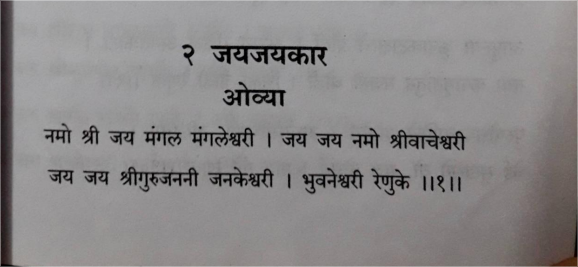
#> input picture py_helpers/ap1/ashtak-pustika1-2/1.png, 578 x 267 px
$ python merge_img_test.py
#> lines starting #> are read from the running program, lines starting #| are printed output that depends on the picture
from PIL import Image

def merge_images(file1, file2):
#> called with file1 = 'ap1/ashtak-pustika1-2/1.png', file2 = 'ap1/ashtak-pustika1-2/2.png'
    image1 = Image.open(file1)
#> image1 is the input picture: PIL image 578x267 RGB; mean R, G, B 138.1, 135.8, 136.1
    image2 = Image.open(file2)
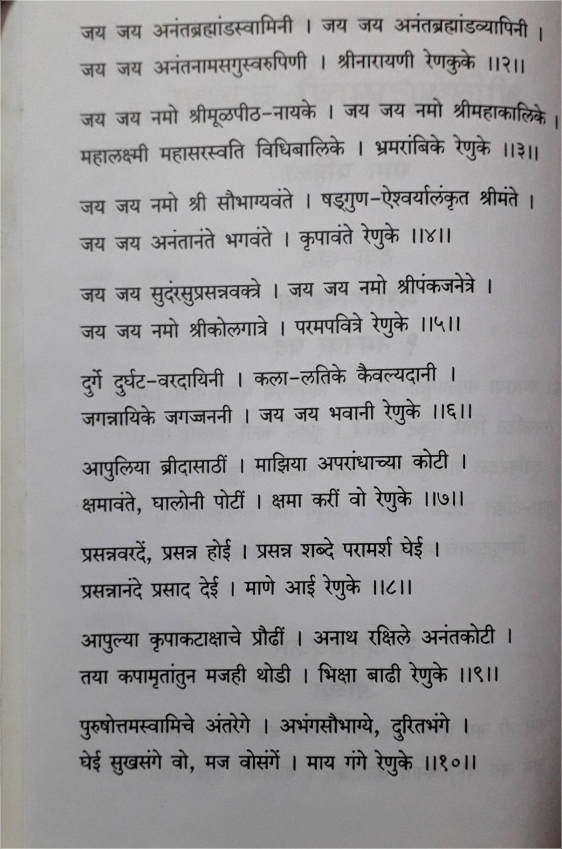
#> input picture py_helpers/ap1/ashtak-pustika1-2/2.png, 562 x 849 px
#> image2 is the input picture: PIL image 562x849 RGB; mean R, G, B 154.3, 153.5, 154.3

    (width1, height1) = image1.size
#> width1 = 578; height1 = 267
    (width2, height2) = image2.size
#> width2 = 562; height2 = 849

    # result_width = width1 + width2
    result_width = width1
#> result_width = 578
     # result_height = max(height1, height2)
    result_height = height1 + height2
#> result_height = 1116

    print (height2)
#| 849

    result = Image.new('RGB', (result_width, result_height))
#> result: PIL image 578x1116 RGB; every value is 0
    result.paste(im=image1, box=(0, 0))
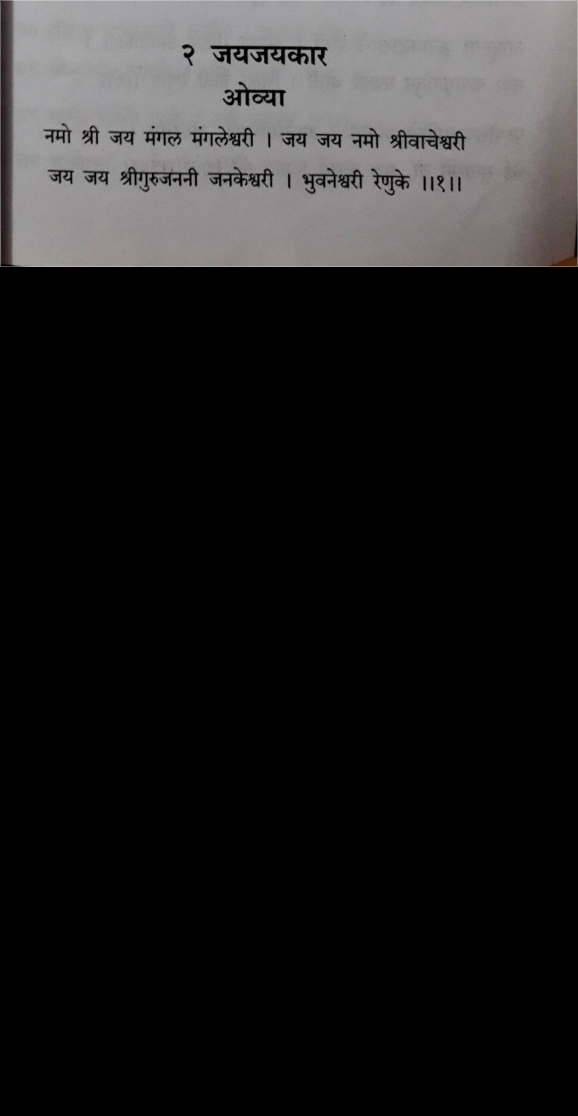
#> result: PIL image 578x1116 RGB; mean R, G, B 33, 32.5, 32.6
    result.paste(im=image2, box=(0, height1))
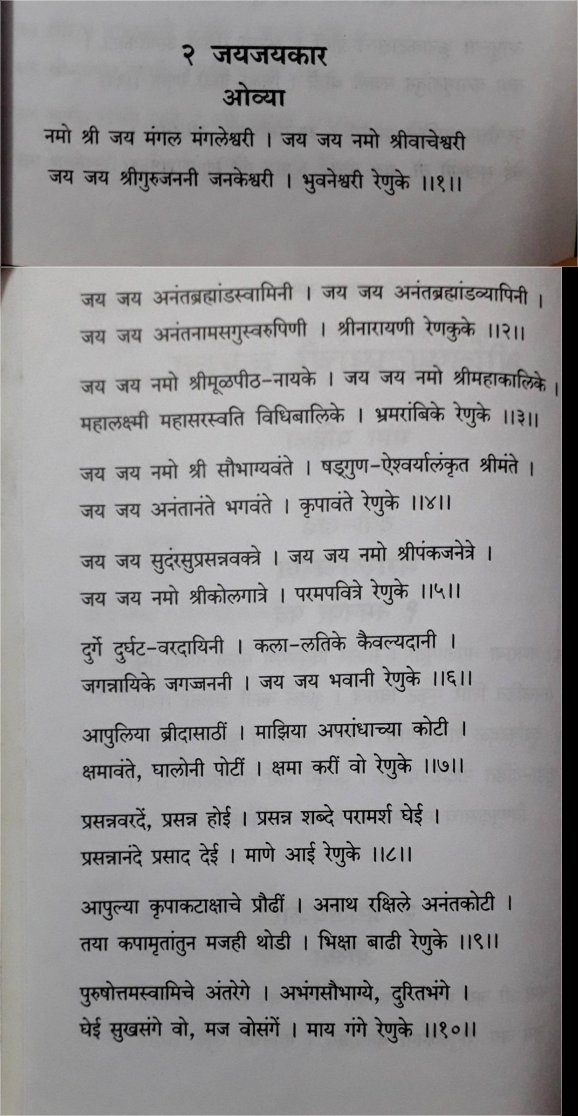
#> result: PIL image 578x1116 RGB; mean R, G, B 147.2, 146.1, 146.7
    return result

f1 = "ap1/ashtak-pustika1-2/1.png"
f2 = "ap1/ashtak-pustika1-2/2.png"
mer = merge_images(f1, f2)
mer.save("merg.png")
